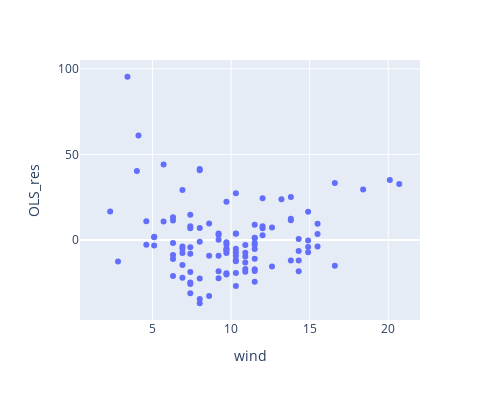

This figure's notebook cell:
### Code cell
px.scatter(wind_res, x="wind", y="OLS_res", height=400, width=500)

### Figure 1 — Plotly figure (JSON) as saved in the notebook; plotly's stock layout.template omitted (floating-point values rounded to 4 significant figures; data arrays with more than 128 entries replaced by an {"elided": "..."} marker saying what was removed)
{"data": [{"hovertemplate": "wind=%{x}<br>OLS_res=%{y}<extra></extra>", "legendgroup": "", "marker": {"color": "#636efa", "symbol": "circle"}, "mode": "markers", "name": "", "orientation": "v", "showlegend": false, "type": "scatter", "x": {"elided": "153 float values"}, "xaxis": "x", "y": {"elided": "153 float values"}, "yaxis": "y"}], "layout": {"height": 400, "legend": {"tracegroupgap": 0}, "margin": {"t": 60}, "width": 500, "xaxis": {"anchor": "y", "domain": [0, 1], "title": {"text": "wind"}}, "yaxis": {"anchor": "x", "domain": [0, 1], "title": {"text": "OLS_res"}}}}
